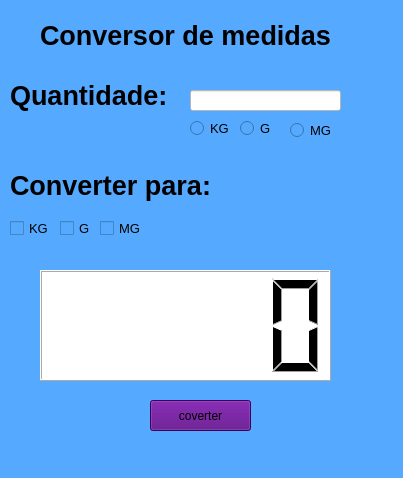
<?xml version="1.0" encoding="UTF-8"?>
<ui version="4.0">
 <class>Conversor</class>
 <widget class="QMainWindow" name="Conversor">
  <property name="geometry">
   <rect>
    <x>0</x>
    <y>0</y>
    <width>403</width>
    <height>478</height>
   </rect>
  </property>
  <property name="windowTitle">
   <string>Conversor de medidas</string>
  </property>
  <property name="styleSheet">
   <string notr="true">background-color: rgb(85, 170, 255);</string>
  </property>
  <widget class="QWidget" name="widget">
   <widget class="QLabel" name="label">
    <property name="geometry">
     <rect>
      <x>40</x>
      <y>20</y>
      <width>311</width>
      <height>31</height>
     </rect>
    </property>
    <property name="font">
     <font>
      <pointsize>20</pointsize>
      <weight>75</weight>
      <bold>true</bold>
     </font>
    </property>
    <property name="contextMenuPolicy">
     <enum>Qt::NoContextMenu</enum>
    </property>
    <property name="text">
     <string>Conversor de medidas</string>
    </property>
   </widget>
   <widget class="QLineEdit" name="quant">
    <property name="geometry">
     <rect>
      <x>190</x>
      <y>90</y>
      <width>151</width>
      <height>21</height>
     </rect>
    </property>
    <property name="styleSheet">
     <string notr="true">background-color: rgb(255, 255, 255);</string>
    </property>
   </widget>
   <widget class="QLabel" name="label_2">
    <property name="geometry">
     <rect>
      <x>10</x>
      <y>80</y>
      <width>171</width>
      <height>31</height>
     </rect>
    </property>
    <property name="font">
     <font>
      <pointsize>20</pointsize>
      <weight>75</weight>
      <bold>true</bold>
     </font>
    </property>
    <property name="text">
     <string>Quantidade:</string>
    </property>
   </widget>
   <widget class="QPushButton" name="convert">
    <property name="geometry">
     <rect>
      <x>150</x>
      <y>400</y>
      <width>101</width>
      <height>31</height>
     </rect>
    </property>
    <property name="styleSheet">
     <string notr="true">background-color: rgb(85, 0, 127);</string>
    </property>
    <property name="text">
     <string>coverter</string>
    </property>
   </widget>
   <widget class="QRadioButton" name="kg">
    <property name="geometry">
     <rect>
      <x>190</x>
      <y>120</y>
      <width>41</width>
      <height>17</height>
     </rect>
    </property>
    <property name="font">
     <font>
      <pointsize>10</pointsize>
     </font>
    </property>
    <property name="text">
     <string>KG</string>
    </property>
   </widget>
   <widget class="QRadioButton" name="g">
    <property name="geometry">
     <rect>
      <x>240</x>
      <y>120</y>
      <width>31</width>
      <height>17</height>
     </rect>
    </property>
    <property name="font">
     <font>
      <pointsize>10</pointsize>
     </font>
    </property>
    <property name="text">
     <string>G</string>
    </property>
   </widget>
   <widget class="QRadioButton" name="mg">
    <property name="geometry">
     <rect>
      <x>290</x>
      <y>120</y>
      <width>41</width>
      <height>21</height>
     </rect>
    </property>
    <property name="font">
     <font>
      <pointsize>10</pointsize>
     </font>
    </property>
    <property name="text">
     <string>MG</string>
    </property>
   </widget>
   <widget class="QLCDNumber" name="tela">
    <property name="geometry">
     <rect>
      <x>40</x>
      <y>270</y>
      <width>291</width>
      <height>111</height>
     </rect>
    </property>
    <property name="styleSheet">
     <string notr="true">background-color: rgb(255, 255, 255);
font: 16pt &quot;Mongolian Baiti&quot;;</string>
    </property>
   </widget>
   <widget class="QLabel" name="label_3">
    <property name="geometry">
     <rect>
      <x>10</x>
      <y>160</y>
      <width>221</width>
      <height>51</height>
     </rect>
    </property>
    <property name="font">
     <font>
      <pointsize>20</pointsize>
      <weight>75</weight>
      <bold>true</bold>
     </font>
    </property>
    <property name="text">
     <string>Converter para:</string>
    </property>
   </widget>
   <widget class="QCheckBox" name="kg_check">
    <property name="geometry">
     <rect>
      <x>10</x>
      <y>220</y>
      <width>41</width>
      <height>17</height>
     </rect>
    </property>
    <property name="font">
     <font>
      <pointsize>10</pointsize>
     </font>
    </property>
    <property name="text">
     <string>KG</string>
    </property>
   </widget>
   <widget class="QCheckBox" name="G_check">
    <property name="geometry">
     <rect>
      <x>60</x>
      <y>220</y>
      <width>31</width>
      <height>17</height>
     </rect>
    </property>
    <property name="font">
     <font>
      <pointsize>10</pointsize>
     </font>
    </property>
    <property name="text">
     <string>G</string>
    </property>
   </widget>
   <widget class="QCheckBox" name="mg_check">
    <property name="geometry">
     <rect>
      <x>100</x>
      <y>220</y>
      <width>41</width>
      <height>17</height>
     </rect>
    </property>
    <property name="font">
     <font>
      <pointsize>10</pointsize>
     </font>
    </property>
    <property name="text">
     <string>MG</string>
    </property>
   </widget>
  </widget>
  <widget class="QMenuBar" name="menubar">
   <property name="geometry">
    <rect>
     <x>0</x>
     <y>0</y>
     <width>403</width>
     <height>21</height>
    </rect>
   </property>
  </widget>
  <widget class="QStatusBar" name="statusbar"/>
 </widget>
 <resources/>
 <connections/>
</ui>
